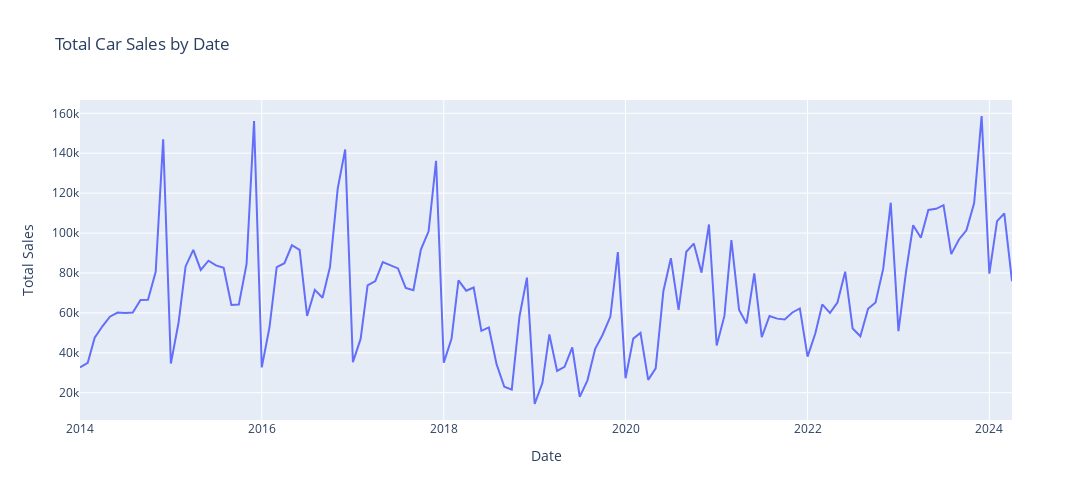

Notebook code cell kept with this figure:
### Code cell
## Total Sales by Date
fig = px.line(
    total_sales, x="Date", y="TotalSales",
    title= "Total Car Sales by Date",
    labels={"Date":"Date","TotalSales":"Total Sales"})

fig.update_layout(
    autosize=False,
    width = 1500,
    height = 500
)
fig.show()
